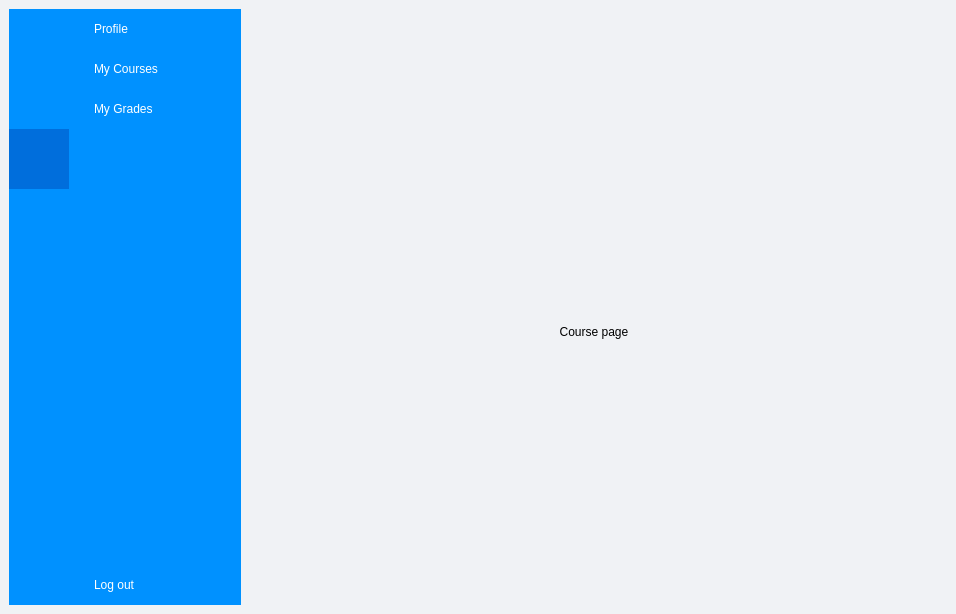
<?xml version="1.0" encoding="UTF-8"?>
<ui version="4.0">
 <class>StudentView</class>
 <widget class="QMainWindow" name="StudentView">
  <property name="geometry">
   <rect>
    <x>0</x>
    <y>0</y>
    <width>956</width>
    <height>614</height>
   </rect>
  </property>
  <property name="windowTitle">
   <string>MainWindow</string>
  </property>
  <property name="styleSheet">
   <string notr="true">background-color: #F0F2F5</string>
  </property>
  <widget class="QWidget" name="centralwidget">
   <layout class="QGridLayout" name="gridLayout_2">
    <item row="0" column="0">
     <layout class="QGridLayout" name="gridLayout">
      <property name="spacing">
       <number>0</number>
      </property>
      <item row="0" column="0">
       <widget class="QWidget" name="icon_only_widget" native="true">
        <property name="minimumSize">
         <size>
          <width>60</width>
          <height>300</height>
         </size>
        </property>
        <property name="maximumSize">
         <size>
          <width>60</width>
          <height>16777215</height>
         </size>
        </property>
        <property name="styleSheet">
         <string notr="true">background-color: #0091FF</string>
        </property>
        <layout class="QVBoxLayout" name="verticalLayout">
         <property name="spacing">
          <number>0</number>
         </property>
         <property name="leftMargin">
          <number>0</number>
         </property>
         <property name="topMargin">
          <number>0</number>
         </property>
         <property name="rightMargin">
          <number>0</number>
         </property>
         <property name="bottomMargin">
          <number>0</number>
         </property>
         <item>
          <widget class="QPushButton" name="profile_btn1">
           <property name="minimumSize">
            <size>
             <width>60</width>
             <height>60</height>
            </size>
           </property>
           <property name="maximumSize">
            <size>
             <width>60</width>
             <height>60</height>
            </size>
           </property>
           <property name="autoFillBackground">
            <bool>false</bool>
           </property>
           <property name="styleSheet">
            <string notr="true">QPushButton:hover{
	background-color: #0082E5;
}

QPushButton:checked{
	background-color: #006EDC;
}

QPushButton{
	background-color: transparent;
	border: none;
}</string>
           </property>
           <property name="text">
            <string/>
           </property>
           <property name="icon">
            <iconset resource="images.qrc">
             <normaloff>:/loginpageAsset/user.png</normaloff>
             <normalon>:/loginpageAsset/user_toggled.png</normalon>:/loginpageAsset/user.png</iconset>
           </property>
           <property name="iconSize">
            <size>
             <width>40</width>
             <height>40</height>
            </size>
           </property>
           <property name="checkable">
            <bool>true</bool>
           </property>
           <property name="checked">
            <bool>false</bool>
           </property>
           <property name="autoRepeat">
            <bool>false</bool>
           </property>
           <property name="autoExclusive">
            <bool>true</bool>
           </property>
          </widget>
         </item>
         <item>
          <widget class="QPushButton" name="course_btn1">
           <property name="minimumSize">
            <size>
             <width>60</width>
             <height>60</height>
            </size>
           </property>
           <property name="maximumSize">
            <size>
             <width>60</width>
             <height>60</height>
            </size>
           </property>
           <property name="styleSheet">
            <string notr="true">QPushButton:hover{
	background-color: #0082E5;
}

QPushButton:checked{
	background-color: #006EDC;
}

QPushButton{
	background-color: transparent;
	border: none;
}</string>
           </property>
           <property name="text">
            <string/>
           </property>
           <property name="icon">
            <iconset resource="images.qrc">
             <normaloff>:/loginpageAsset/course.png</normaloff>
             <normalon>:/loginpageAsset/course_toggled.png</normalon>:/loginpageAsset/course.png</iconset>
           </property>
           <property name="iconSize">
            <size>
             <width>40</width>
             <height>40</height>
            </size>
           </property>
           <property name="checkable">
            <bool>true</bool>
           </property>
           <property name="checked">
            <bool>false</bool>
           </property>
           <property name="autoExclusive">
            <bool>true</bool>
           </property>
          </widget>
         </item>
         <item>
          <widget class="QPushButton" name="grade_btn1">
           <property name="minimumSize">
            <size>
             <width>60</width>
             <height>60</height>
            </size>
           </property>
           <property name="maximumSize">
            <size>
             <width>60</width>
             <height>60</height>
            </size>
           </property>
           <property name="styleSheet">
            <string notr="true">QPushButton:hover{
	background-color: #0082E5;
}

QPushButton:checked{
	background-color: #006EDC;
}

QPushButton{
	background-color: transparent;
	border: none;
}</string>
           </property>
           <property name="text">
            <string/>
           </property>
           <property name="icon">
            <iconset resource="images.qrc">
             <normaloff>:/loginpageAsset/grade.png</normaloff>
             <normalon>:/loginpageAsset/grade_toggled.png</normalon>:/loginpageAsset/grade.png</iconset>
           </property>
           <property name="iconSize">
            <size>
             <width>40</width>
             <height>40</height>
            </size>
           </property>
           <property name="checkable">
            <bool>true</bool>
           </property>
           <property name="checked">
            <bool>true</bool>
           </property>
           <property name="autoExclusive">
            <bool>true</bool>
           </property>
          </widget>
         </item>
         <item>
          <spacer name="verticalSpacer">
           <property name="orientation">
            <enum>Qt::Vertical</enum>
           </property>
           <property name="sizeHint" stdset="0">
            <size>
             <width>20</width>
             <height>347</height>
            </size>
           </property>
          </spacer>
         </item>
         <item>
          <widget class="QPushButton" name="exit_btn1">
           <property name="minimumSize">
            <size>
             <width>60</width>
             <height>60</height>
            </size>
           </property>
           <property name="maximumSize">
            <size>
             <width>60</width>
             <height>60</height>
            </size>
           </property>
           <property name="styleSheet">
            <string notr="true">QPushButton:hover{
	background-color: #0082E5;
}

QPushButton{
	background-color: transparent;
	border: none;
}</string>
           </property>
           <property name="text">
            <string/>
           </property>
           <property name="icon">
            <iconset resource="images.qrc">
             <normaloff>:/loginpageAsset/exit.png</normaloff>
             <normalon>:/loginpageAsset/exit_toggled.png</normalon>:/loginpageAsset/exit.png</iconset>
           </property>
           <property name="iconSize">
            <size>
             <width>40</width>
             <height>40</height>
            </size>
           </property>
           <property name="checkable">
            <bool>false</bool>
           </property>
           <property name="checked">
            <bool>false</bool>
           </property>
           <property name="autoExclusive">
            <bool>false</bool>
           </property>
          </widget>
         </item>
        </layout>
       </widget>
      </item>
      <item row="0" column="1">
       <widget class="QWidget" name="full_menu_widget" native="true">
        <property name="minimumSize">
         <size>
          <width>172</width>
          <height>300</height>
         </size>
        </property>
        <property name="maximumSize">
         <size>
          <width>172</width>
          <height>16777215</height>
         </size>
        </property>
        <property name="styleSheet">
         <string notr="true">background-color: #0091FF</string>
        </property>
        <layout class="QVBoxLayout" name="verticalLayout_2">
         <property name="spacing">
          <number>0</number>
         </property>
         <property name="leftMargin">
          <number>0</number>
         </property>
         <property name="topMargin">
          <number>0</number>
         </property>
         <property name="rightMargin">
          <number>0</number>
         </property>
         <property name="bottomMargin">
          <number>0</number>
         </property>
         <item>
          <widget class="QPushButton" name="profile_btn2">
           <property name="minimumSize">
            <size>
             <width>150</width>
             <height>40</height>
            </size>
           </property>
           <property name="autoFillBackground">
            <bool>false</bool>
           </property>
           <property name="styleSheet">
            <string notr="true">QPushButton:hover{
	background-color: #0082E5;
}

QPushButton:checked{
	background-color: #006EDC;
}

QPushButton{
	background-color: transparent;
	border: none;
	color: white;
	text-align: left;
	padding: 8px 0 8px 25px;
}</string>
           </property>
           <property name="text">
            <string>Profile</string>
           </property>
           <property name="icon">
            <iconset resource="images.qrc">
             <normaloff>:/loginpageAsset/user.png</normaloff>
             <normalon>:/loginpageAsset/user_toggled.png</normalon>:/loginpageAsset/user.png</iconset>
           </property>
           <property name="iconSize">
            <size>
             <width>30</width>
             <height>30</height>
            </size>
           </property>
           <property name="checkable">
            <bool>true</bool>
           </property>
           <property name="autoExclusive">
            <bool>true</bool>
           </property>
          </widget>
         </item>
         <item>
          <widget class="QPushButton" name="course_btn2">
           <property name="minimumSize">
            <size>
             <width>150</width>
             <height>40</height>
            </size>
           </property>
           <property name="styleSheet">
            <string notr="true">QPushButton:hover{
	background-color: #0082E5;
}

QPushButton:checked{
	background-color: #006EDC;
}

QPushButton{
	background-color: transparent;
	border: none;
	color: white;
	text-align: left;
	padding: 8px 0 8px 25px;
}</string>
           </property>
           <property name="text">
            <string>My Courses</string>
           </property>
           <property name="icon">
            <iconset resource="images.qrc">
             <normaloff>:/loginpageAsset/course.png</normaloff>
             <normalon>:/loginpageAsset/course_toggled.png</normalon>:/loginpageAsset/course.png</iconset>
           </property>
           <property name="iconSize">
            <size>
             <width>30</width>
             <height>30</height>
            </size>
           </property>
           <property name="checkable">
            <bool>true</bool>
           </property>
           <property name="autoExclusive">
            <bool>true</bool>
           </property>
          </widget>
         </item>
         <item>
          <widget class="QPushButton" name="grade_btn2">
           <property name="minimumSize">
            <size>
             <width>150</width>
             <height>40</height>
            </size>
           </property>
           <property name="styleSheet">
            <string notr="true">QPushButton:hover{
	background-color: #0082E5;
}

QPushButton:checked{
	background-color: #006EDC;
}

QPushButton{
	background-color: transparent;
	border: none;
	color: white;
	text-align: left;
	padding: 8px 0 8px 25px;
}</string>
           </property>
           <property name="text">
            <string>My Grades</string>
           </property>
           <property name="icon">
            <iconset resource="images.qrc">
             <normaloff>:/loginpageAsset/grade.png</normaloff>
             <normalon>:/loginpageAsset/grade_toggled.png</normalon>:/loginpageAsset/grade.png</iconset>
           </property>
           <property name="iconSize">
            <size>
             <width>30</width>
             <height>30</height>
            </size>
           </property>
           <property name="checkable">
            <bool>true</bool>
           </property>
           <property name="autoExclusive">
            <bool>true</bool>
           </property>
          </widget>
         </item>
         <item>
          <spacer name="verticalSpacer_2">
           <property name="orientation">
            <enum>Qt::Vertical</enum>
           </property>
           <property name="sizeHint" stdset="0">
            <size>
             <width>20</width>
             <height>403</height>
            </size>
           </property>
          </spacer>
         </item>
         <item>
          <widget class="QPushButton" name="exit_btn2">
           <property name="minimumSize">
            <size>
             <width>150</width>
             <height>40</height>
            </size>
           </property>
           <property name="styleSheet">
            <string notr="true">QPushButton:hover{
	background-color: #0082E5;
}

QPushButton:checked{
	background-color: #006EDC;
}

QPushButton{
	background-color: transparent;
	border: none;
	color: white;
	text-align: left;
	padding: 8px 0 8px 25px;
}</string>
           </property>
           <property name="text">
            <string>Log out</string>
           </property>
           <property name="icon">
            <iconset resource="images.qrc">
             <normaloff>:/loginpageAsset/exit.png</normaloff>:/loginpageAsset/exit.png</iconset>
           </property>
           <property name="iconSize">
            <size>
             <width>30</width>
             <height>30</height>
            </size>
           </property>
           <property name="checkable">
            <bool>false</bool>
           </property>
           <property name="autoExclusive">
            <bool>false</bool>
           </property>
          </widget>
         </item>
        </layout>
       </widget>
      </item>
      <item row="0" column="2">
       <widget class="QWidget" name="main_view" native="true">
        <property name="minimumSize">
         <size>
          <width>690</width>
          <height>590</height>
         </size>
        </property>
        <layout class="QGridLayout" name="gridLayout_3">
         <property name="leftMargin">
          <number>0</number>
         </property>
         <property name="topMargin">
          <number>0</number>
         </property>
         <property name="rightMargin">
          <number>0</number>
         </property>
         <property name="bottomMargin">
          <number>0</number>
         </property>
         <property name="spacing">
          <number>0</number>
         </property>
         <item row="0" column="0">
          <layout class="QVBoxLayout" name="verticalLayout_3">
           <property name="spacing">
            <number>0</number>
           </property>
           <item>
            <widget class="QWidget" name="widget" native="true">
             <property name="minimumSize">
              <size>
               <width>660</width>
               <height>50</height>
              </size>
             </property>
             <property name="maximumSize">
              <size>
               <width>16777215</width>
               <height>50</height>
              </size>
             </property>
             <layout class="QHBoxLayout" name="horizontalLayout_2">
              <item>
               <widget class="QPushButton" name="menu_btn">
                <property name="minimumSize">
                 <size>
                  <width>40</width>
                  <height>40</height>
                 </size>
                </property>
                <property name="maximumSize">
                 <size>
                  <width>40</width>
                  <height>40</height>
                 </size>
                </property>
                <property name="styleSheet">
                 <string notr="true">QPushButton{
	border: none
}

QPushButton:hover{
	background-color: lightgray
}</string>
                </property>
                <property name="text">
                 <string/>
                </property>
                <property name="icon">
                 <iconset resource="images.qrc">
                  <normaloff>:/loginpageAsset/menu.png</normaloff>:/loginpageAsset/menu.png</iconset>
                </property>
                <property name="checkable">
                 <bool>true</bool>
                </property>
               </widget>
              </item>
              <item>
               <spacer name="horizontalSpacer">
                <property name="orientation">
                 <enum>Qt::Horizontal</enum>
                </property>
                <property name="sizeHint" stdset="0">
                 <size>
                  <width>626</width>
                  <height>20</height>
                 </size>
                </property>
               </spacer>
              </item>
             </layout>
            </widget>
           </item>
           <item>
            <widget class="QStackedWidget" name="stackedWidget">
             <property name="enabled">
              <bool>true</bool>
             </property>
             <property name="minimumSize">
              <size>
               <width>500</width>
               <height>400</height>
              </size>
             </property>
             <property name="currentIndex">
              <number>1</number>
             </property>
             <widget class="QWidget" name="page">
              <layout class="QGridLayout" name="gridLayout_5">
               <item row="0" column="0">
                <widget class="QLabel" name="label_2">
                 <property name="text">
                  <string>Profile Page</string>
                 </property>
                 <property name="alignment">
                  <set>Qt::AlignCenter</set>
                 </property>
                </widget>
               </item>
              </layout>
             </widget>
             <widget class="QWidget" name="page_2">
              <layout class="QGridLayout" name="gridLayout_4">
               <item row="0" column="0">
                <widget class="QLabel" name="label">
                 <property name="autoFillBackground">
                  <bool>false</bool>
                 </property>
                 <property name="text">
                  <string>Course page</string>
                 </property>
                 <property name="alignment">
                  <set>Qt::AlignCenter</set>
                 </property>
                </widget>
               </item>
              </layout>
             </widget>
             <widget class="QWidget" name="page_3">
              <layout class="QGridLayout" name="gridLayout_6">
               <item row="0" column="0">
                <widget class="QLabel" name="label_3">
                 <property name="text">
                  <string>Grade page</string>
                 </property>
                 <property name="alignment">
                  <set>Qt::AlignCenter</set>
                 </property>
                </widget>
               </item>
              </layout>
             </widget>
            </widget>
           </item>
          </layout>
         </item>
        </layout>
       </widget>
      </item>
     </layout>
    </item>
   </layout>
  </widget>
  <action name="actionExit">
   <property name="icon">
    <iconset theme="weather-few-clouds" resource="images.qrc">
     <normaloff>:/loginpageAsset/exit.png</normaloff>:/loginpageAsset/exit.png</iconset>
   </property>
   <property name="text">
    <string>Exit</string>
   </property>
   <property name="toolTip">
    <string>&lt;html&gt;&lt;head/&gt;&lt;body&gt;&lt;p&gt;Click here to exit&lt;/p&gt;&lt;/body&gt;&lt;/html&gt;</string>
   </property>
   <property name="shortcut">
    <string>Esc</string>
   </property>
   <property name="menuRole">
    <enum>QAction::QuitRole</enum>
   </property>
  </action>
 </widget>
 <resources>
  <include location="images.qrc"/>
 </resources>
 <connections>
  <connection>
   <sender>actionExit</sender>
   <signal>triggered()</signal>
   <receiver>StudentView</receiver>
   <slot>close()</slot>
   <hints>
    <hint type="sourcelabel">
     <x>-1</x>
     <y>-1</y>
    </hint>
    <hint type="destinationlabel">
     <x>503</x>
     <y>312</y>
    </hint>
   </hints>
  </connection>
  <connection>
   <sender>menu_btn</sender>
   <signal>toggled(bool)</signal>
   <receiver>icon_only_widget</receiver>
   <slot>setHidden(bool)</slot>
   <hints>
    <hint type="sourcelabel">
     <x>283</x>
     <y>49</y>
    </hint>
    <hint type="destinationlabel">
     <x>55</x>
     <y>341</y>
    </hint>
   </hints>
  </connection>
  <connection>
   <sender>menu_btn</sender>
   <signal>toggled(bool)</signal>
   <receiver>full_menu_widget</receiver>
   <slot>setVisible(bool)</slot>
   <hints>
    <hint type="sourcelabel">
     <x>287</x>
     <y>52</y>
    </hint>
    <hint type="destinationlabel">
     <x>187</x>
     <y>342</y>
    </hint>
   </hints>
  </connection>
  <connection>
   <sender>exit_btn2</sender>
   <signal>clicked()</signal>
   <receiver>exit_btn1</receiver>
   <slot>click()</slot>
   <hints>
    <hint type="sourcelabel">
     <x>175</x>
     <y>575</y>
    </hint>
    <hint type="destinationlabel">
     <x>43</x>
     <y>557</y>
    </hint>
   </hints>
  </connection>
  <connection>
   <sender>profile_btn1</sender>
   <signal>toggled(bool)</signal>
   <receiver>profile_btn2</receiver>
   <slot>setChecked(bool)</slot>
   <hints>
    <hint type="sourcelabel">
     <x>57</x>
     <y>42</y>
    </hint>
    <hint type="destinationlabel">
     <x>123</x>
     <y>38</y>
    </hint>
   </hints>
  </connection>
  <connection>
   <sender>profile_btn2</sender>
   <signal>toggled(bool)</signal>
   <receiver>profile_btn1</receiver>
   <slot>setChecked(bool)</slot>
   <hints>
    <hint type="sourcelabel">
     <x>213</x>
     <y>26</y>
    </hint>
    <hint type="destinationlabel">
     <x>55</x>
     <y>65</y>
    </hint>
   </hints>
  </connection>
  <connection>
   <sender>course_btn1</sender>
   <signal>toggled(bool)</signal>
   <receiver>course_btn2</receiver>
   <slot>setChecked(bool)</slot>
   <hints>
    <hint type="sourcelabel">
     <x>46</x>
     <y>133</y>
    </hint>
    <hint type="destinationlabel">
     <x>107</x>
     <y>115</y>
    </hint>
   </hints>
  </connection>
  <connection>
   <sender>course_btn2</sender>
   <signal>toggled(bool)</signal>
   <receiver>course_btn1</receiver>
   <slot>setChecked(bool)</slot>
   <hints>
    <hint type="sourcelabel">
     <x>179</x>
     <y>101</y>
    </hint>
    <hint type="destinationlabel">
     <x>44</x>
     <y>161</y>
    </hint>
   </hints>
  </connection>
  <connection>
   <sender>grade_btn1</sender>
   <signal>toggled(bool)</signal>
   <receiver>grade_btn2</receiver>
   <slot>setChecked(bool)</slot>
   <hints>
    <hint type="sourcelabel">
     <x>46</x>
     <y>202</y>
    </hint>
    <hint type="destinationlabel">
     <x>136</x>
     <y>161</y>
    </hint>
   </hints>
  </connection>
  <connection>
   <sender>grade_btn2</sender>
   <signal>toggled(bool)</signal>
   <receiver>grade_btn1</receiver>
   <slot>setChecked(bool)</slot>
   <hints>
    <hint type="sourcelabel">
     <x>200</x>
     <y>159</y>
    </hint>
    <hint type="destinationlabel">
     <x>53</x>
     <y>222</y>
    </hint>
   </hints>
  </connection>
 </connections>
</ui>
